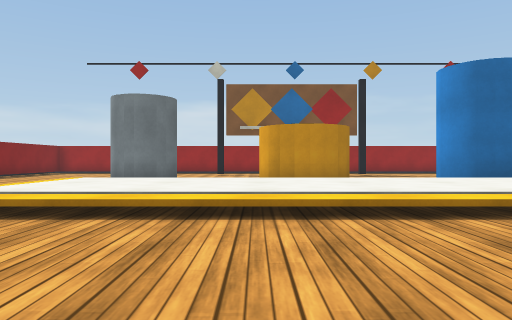
View 1 (above)

21 first-person views from a walk through a scene from a Unity 3-D project. The camera is 0.64 m above the floor, looks level and sees 70° across. The floor is counted in squares, 1 m on a side. Each view is taken from the middle of a square. On the plan, view 1 faces up. The plan holds only what a view shows up to about 10 squares ahead; the rest is blank. The place goes on beyond the plan. The player character is not drawn. Surface patterns are stand-ins for the level's own textures.

View 2
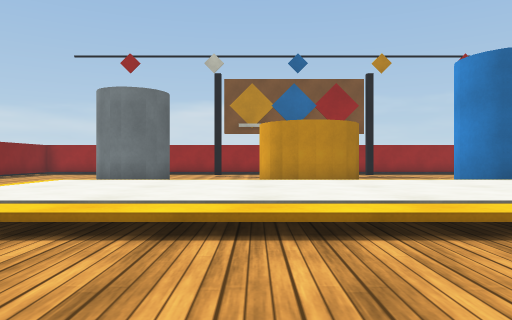

View 3
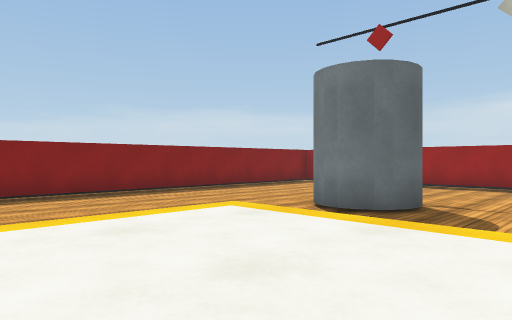

View 4
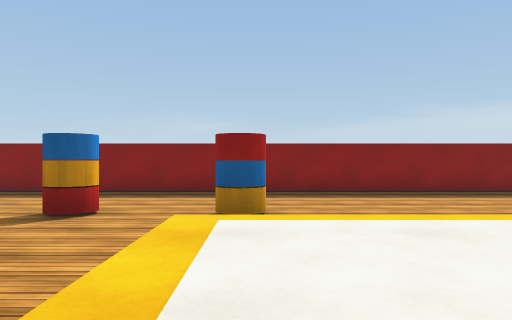

View 5
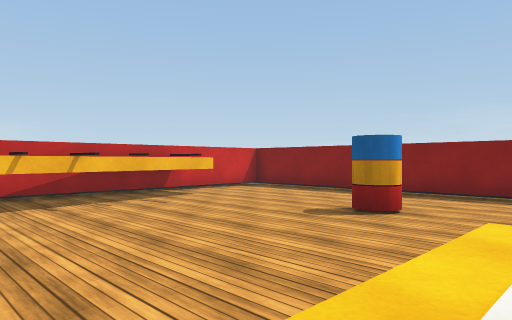

View 6
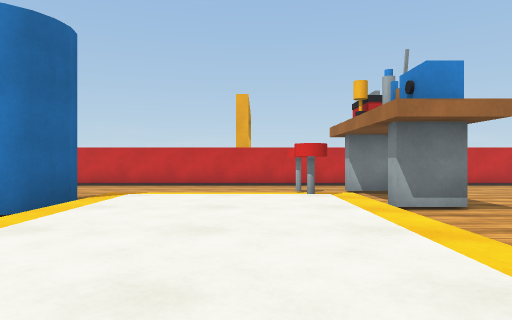

View 7
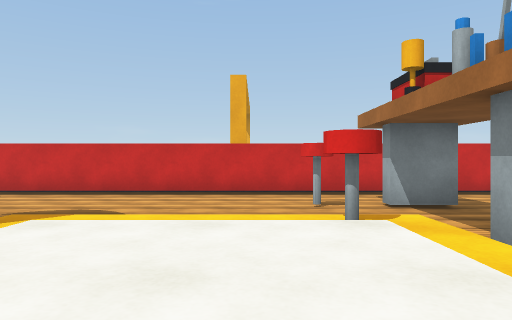

View 8
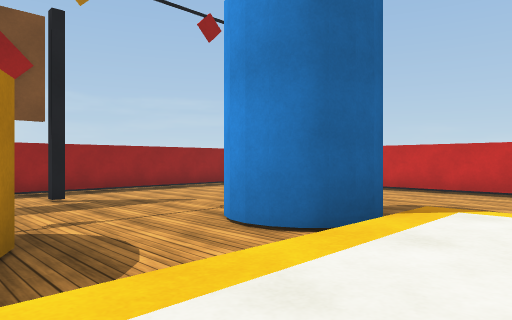

View 9
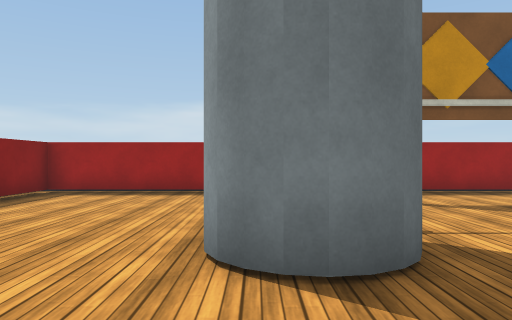

View 10
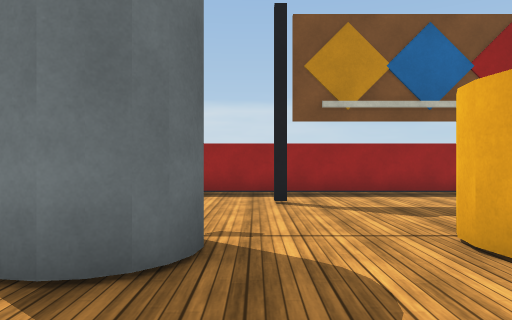

View 11
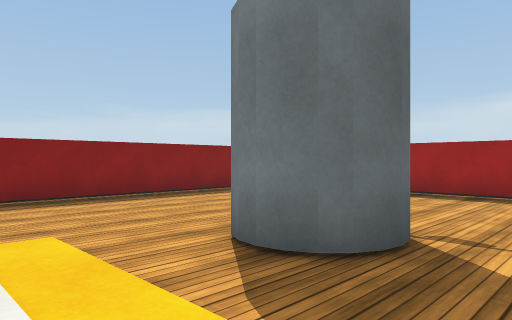

View 12
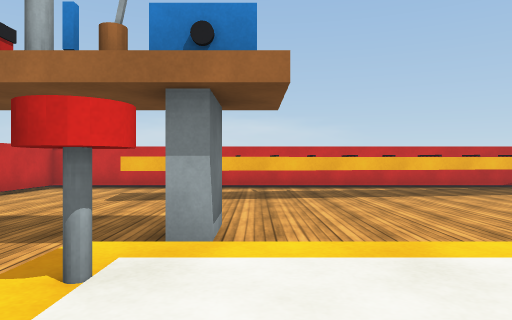

View 13
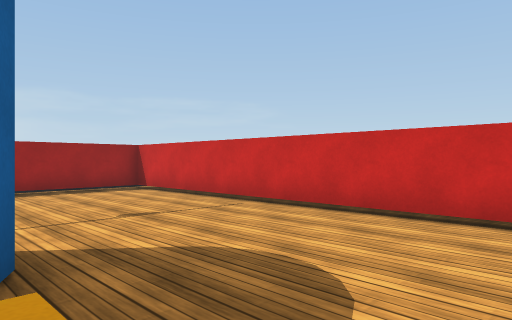

View 14
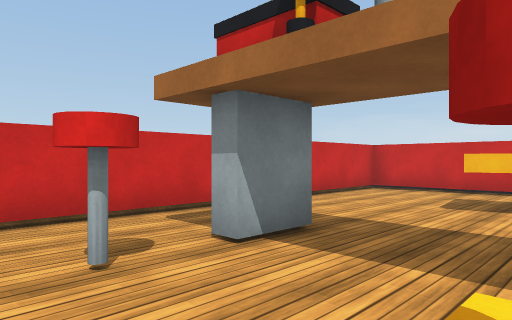

View 15
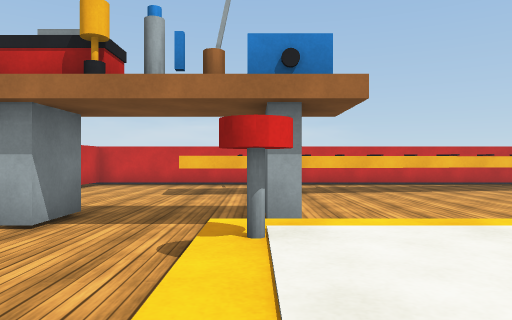

View 16
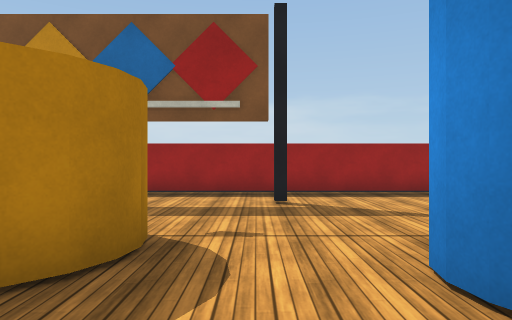

View 17
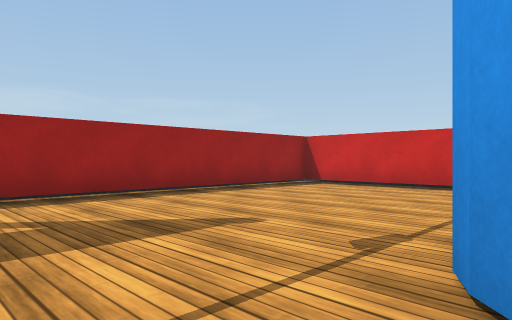

View 18
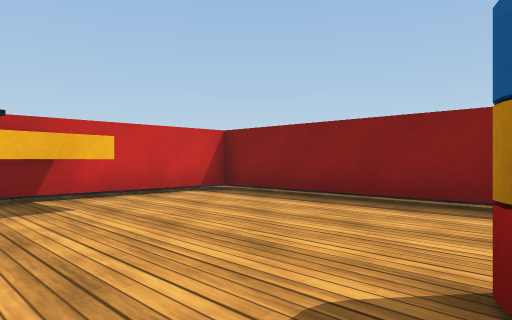

View 19
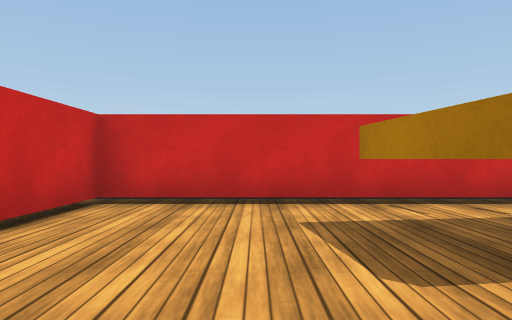

View 20
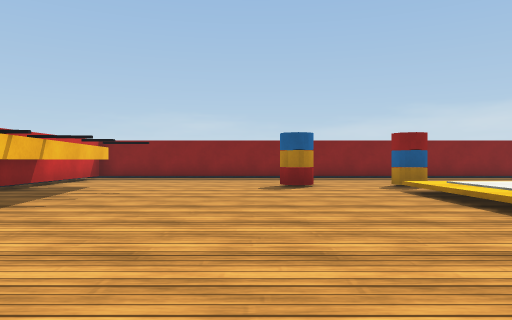

View 21
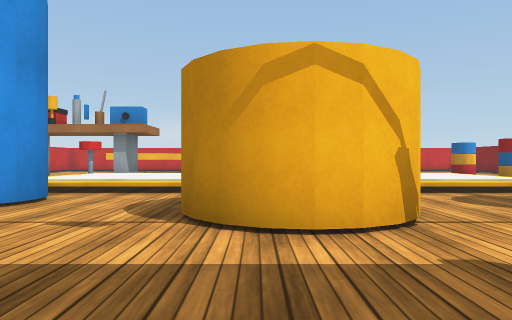

### Floor plan
Key: @ floor where view 1 was taken; # wall or solid block; . main floor; : floor 0.2 m higher than the main floor; + floor 0.25 m higher than the main floor; / step, stairs or slope; ^ raised ledge; O other object.
Columns run from 10 left of view 1 to 13 right of it. Each row starts with its distance up from view 1.
 18 ########################
 17 #......................#
 16 #......................#
 15 #........#.....#.......#
 14 #..... ................#
 13 #..... ....##..........#
 12 #.....OO..####.........#
 11 #.....OO..####..OO.....#
 10 #..........##...OO.....#
  9 #.....////  //////.....#
  8 #.... :++++++++++:.....#
  7 #.... :++++++++++:.....#
  6 #.... :++++++++++:.....#
  5 #...O.:++++++++++OO.OO.#
  4 #.....////////////.....#
  3 #................#..#..#
  2 #...O..................#
  1 #......................#
  0 #.........@............#
 -1 #.............######...#
 -2 #....#.########    #...#
 -3 #...^^^##   ###   .....#
 -4 #...^^^##        #.....#
 -5 ####             #######

Where each view was taken, in squares from view 1:
view 1: 0 up, 0 right, facing up
view 2: 1 up, 0 right, facing up
view 3: 5 up, 0 right, facing up-left
view 4: 5 up, 0 right, facing left
view 5: 5 up, 0 right, facing down-left
view 6: 6 up, 0 right, facing right
view 7: 6 up, 3 right, facing right
view 8: 7 up, 2 right, facing up-right
view 9: 8 up, 4 left, facing up
view 10: 8 up, 2 left, facing up
view 11: 8 up, 1 left, facing up-left
view 12: 7 up, 6 right, facing down
view 13: 7 up, 7 right, facing up-right
view 14: 6 up, 7 right, facing down-right
view 15: 8 up, 7 right, facing down
view 16: 8 up, 4 right, facing up
view 17: 11 up, 4 right, facing up-right
view 18: 2 up, 4 left, facing down-left
view 19: 1 up, 10 right, facing down
view 20: 1 up, 3 right, facing left
view 21: 16 up, 2 right, facing down
